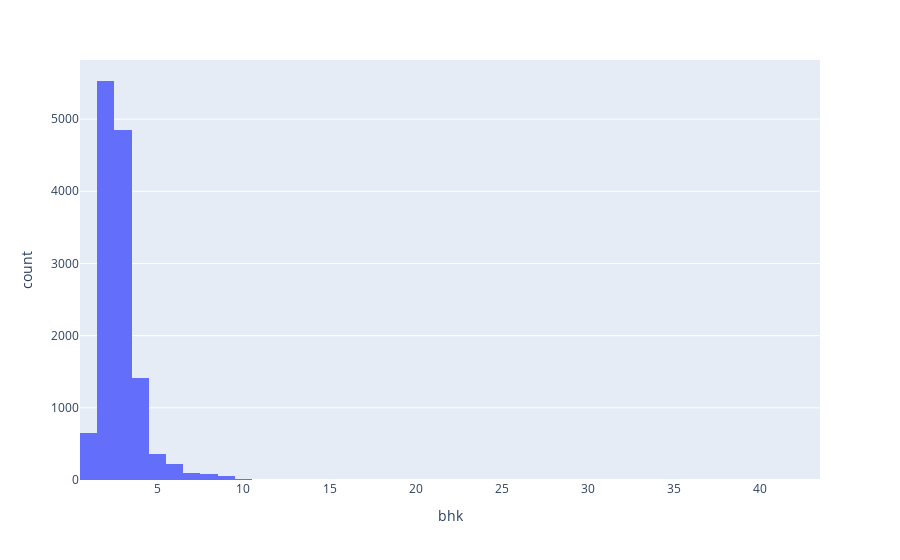

The cell this chart's notebook holds for it:
### Markdown cell above
##### Step 1: Identifying Anomalies in bhk Values
<p> To ensure the quality and consistency of our dataset, we need to check the bhk values for any anomalies or outliers. The bhk column represents the number of bedrooms, halls, and kitchens in a property. Here's how we address unique values in this column

### Code cell
px.histogram(df3, x="bhk")

### Figure 1 — Plotly figure (JSON) as saved in the notebook; plotly's stock layout.template omitted (floating-point values rounded to 4 significant figures; data arrays with more than 128 entries replaced by an {"elided": "..."} marker saying what was removed)
{"data": [{"alignmentgroup": "True", "bingroup": "x", "hovertemplate": "bhk=%{x}<br>count=%{y}<extra></extra>", "legendgroup": "", "marker": {"color": "#636efa", "pattern": {"shape": ""}}, "name": "", "offsetgroup": "", "orientation": "v", "showlegend": false, "type": "histogram", "x": {"elided": "13299 int values"}, "xaxis": "x", "yaxis": "y"}], "layout": {"barmode": "relative", "legend": {"tracegroupgap": 0}, "margin": {"t": 60}, "xaxis": {"anchor": "y", "domain": [0, 1], "title": {"text": "bhk"}}, "yaxis": {"anchor": "x", "domain": [0, 1], "title": {"text": "count"}}}}
